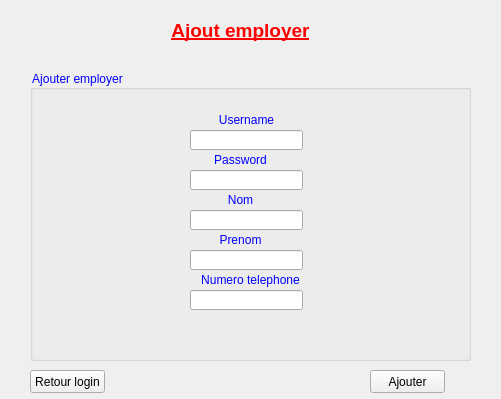
<?xml version="1.0" encoding="UTF-8"?>
<ui version="4.0">
 <class>Ajout_Employer</class>
 <widget class="QWidget" name="Ajout_Employer">
  <property name="geometry">
   <rect>
    <x>0</x>
    <y>0</y>
    <width>501</width>
    <height>399</height>
   </rect>
  </property>
  <property name="windowTitle">
   <string>Form</string>
  </property>
  <widget class="QLabel" name="label_3">
   <property name="geometry">
    <rect>
     <x>160</x>
     <y>10</y>
     <width>161</width>
     <height>41</height>
    </rect>
   </property>
   <property name="text">
    <string>&lt;html&gt;&lt;head/&gt;&lt;body&gt;&lt;p align=&quot;center&quot;&gt;&lt;span style=&quot; font-size:14pt; font-weight:600; text-decoration: underline; color:#ff0000;&quot;&gt;Ajout employer&lt;/span&gt;&lt;/p&gt;&lt;/body&gt;&lt;/html&gt;</string>
   </property>
  </widget>
  <widget class="QGroupBox" name="groupBox">
   <property name="geometry">
    <rect>
     <x>30</x>
     <y>70</y>
     <width>441</width>
     <height>291</height>
    </rect>
   </property>
   <property name="styleSheet">
    <string notr="true">font: 10pt &quot;MS Shell Dlg 2&quot;;
font: 12pt &quot;MS Shell Dlg 2&quot;;
color: rgb(0, 0, 255);
</string>
   </property>
   <property name="title">
    <string>Ajouter employer</string>
   </property>
   <widget class="QLabel" name="label">
    <property name="geometry">
     <rect>
      <x>166</x>
      <y>40</y>
      <width>101</width>
      <height>21</height>
     </rect>
    </property>
    <property name="text">
     <string>&lt;html&gt;&lt;head/&gt;&lt;body&gt;&lt;p align=&quot;center&quot;&gt;Username&lt;/p&gt;&lt;/body&gt;&lt;/html&gt;</string>
    </property>
   </widget>
   <widget class="QLineEdit" name="Username">
    <property name="geometry">
     <rect>
      <x>160</x>
      <y>60</y>
      <width>113</width>
      <height>20</height>
     </rect>
    </property>
   </widget>
   <widget class="QLabel" name="label_2">
    <property name="geometry">
     <rect>
      <x>170</x>
      <y>80</y>
      <width>81</width>
      <height>21</height>
     </rect>
    </property>
    <property name="text">
     <string>&lt;html&gt;&lt;head/&gt;&lt;body&gt;&lt;p align=&quot;center&quot;&gt;Password&lt;/p&gt;&lt;/body&gt;&lt;/html&gt;</string>
    </property>
   </widget>
   <widget class="QLineEdit" name="Password">
    <property name="geometry">
     <rect>
      <x>160</x>
      <y>100</y>
      <width>113</width>
      <height>20</height>
     </rect>
    </property>
    <property name="echoMode">
     <enum>QLineEdit::Password</enum>
    </property>
   </widget>
   <widget class="QLabel" name="label_4">
    <property name="geometry">
     <rect>
      <x>170</x>
      <y>120</y>
      <width>81</width>
      <height>21</height>
     </rect>
    </property>
    <property name="text">
     <string>&lt;html&gt;&lt;head/&gt;&lt;body&gt;&lt;p align=&quot;center&quot;&gt;Nom&lt;/p&gt;&lt;/body&gt;&lt;/html&gt;</string>
    </property>
   </widget>
   <widget class="QLineEdit" name="Nom">
    <property name="geometry">
     <rect>
      <x>160</x>
      <y>140</y>
      <width>113</width>
      <height>20</height>
     </rect>
    </property>
   </widget>
   <widget class="QLabel" name="label_5">
    <property name="geometry">
     <rect>
      <x>170</x>
      <y>160</y>
      <width>81</width>
      <height>21</height>
     </rect>
    </property>
    <property name="text">
     <string>&lt;html&gt;&lt;head/&gt;&lt;body&gt;&lt;p align=&quot;center&quot;&gt;Prenom&lt;/p&gt;&lt;/body&gt;&lt;/html&gt;</string>
    </property>
   </widget>
   <widget class="QLineEdit" name="Prenom">
    <property name="geometry">
     <rect>
      <x>160</x>
      <y>180</y>
      <width>113</width>
      <height>20</height>
     </rect>
    </property>
   </widget>
   <widget class="QLabel" name="label_6">
    <property name="geometry">
     <rect>
      <x>140</x>
      <y>200</y>
      <width>161</width>
      <height>21</height>
     </rect>
    </property>
    <property name="text">
     <string>&lt;html&gt;&lt;head/&gt;&lt;body&gt;&lt;p align=&quot;center&quot;&gt;Numero telephone&lt;/p&gt;&lt;/body&gt;&lt;/html&gt;</string>
    </property>
   </widget>
   <widget class="QLineEdit" name="Num_tel">
    <property name="geometry">
     <rect>
      <x>160</x>
      <y>220</y>
      <width>113</width>
      <height>20</height>
     </rect>
    </property>
   </widget>
  </widget>
  <widget class="QPushButton" name="Ajout_emp">
   <property name="geometry">
    <rect>
     <x>370</x>
     <y>370</y>
     <width>75</width>
     <height>23</height>
    </rect>
   </property>
   <property name="text">
    <string>Ajouter</string>
   </property>
  </widget>
  <widget class="QPushButton" name="Return_login">
   <property name="geometry">
    <rect>
     <x>30</x>
     <y>370</y>
     <width>75</width>
     <height>23</height>
    </rect>
   </property>
   <property name="text">
    <string>Retour login</string>
   </property>
  </widget>
 </widget>
 <resources/>
 <connections/>
</ui>
